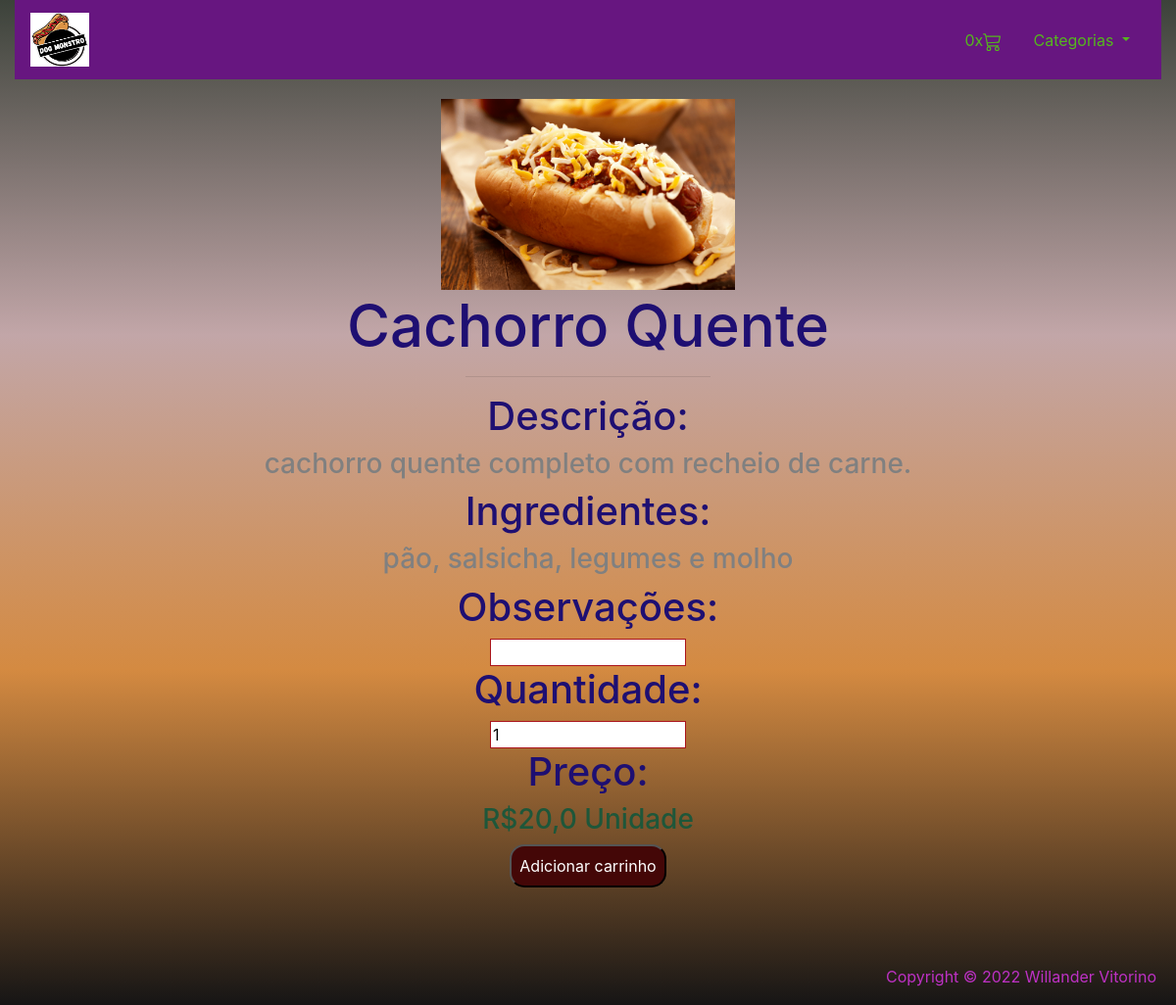
The page /produto/1 on the database as committed earlier.
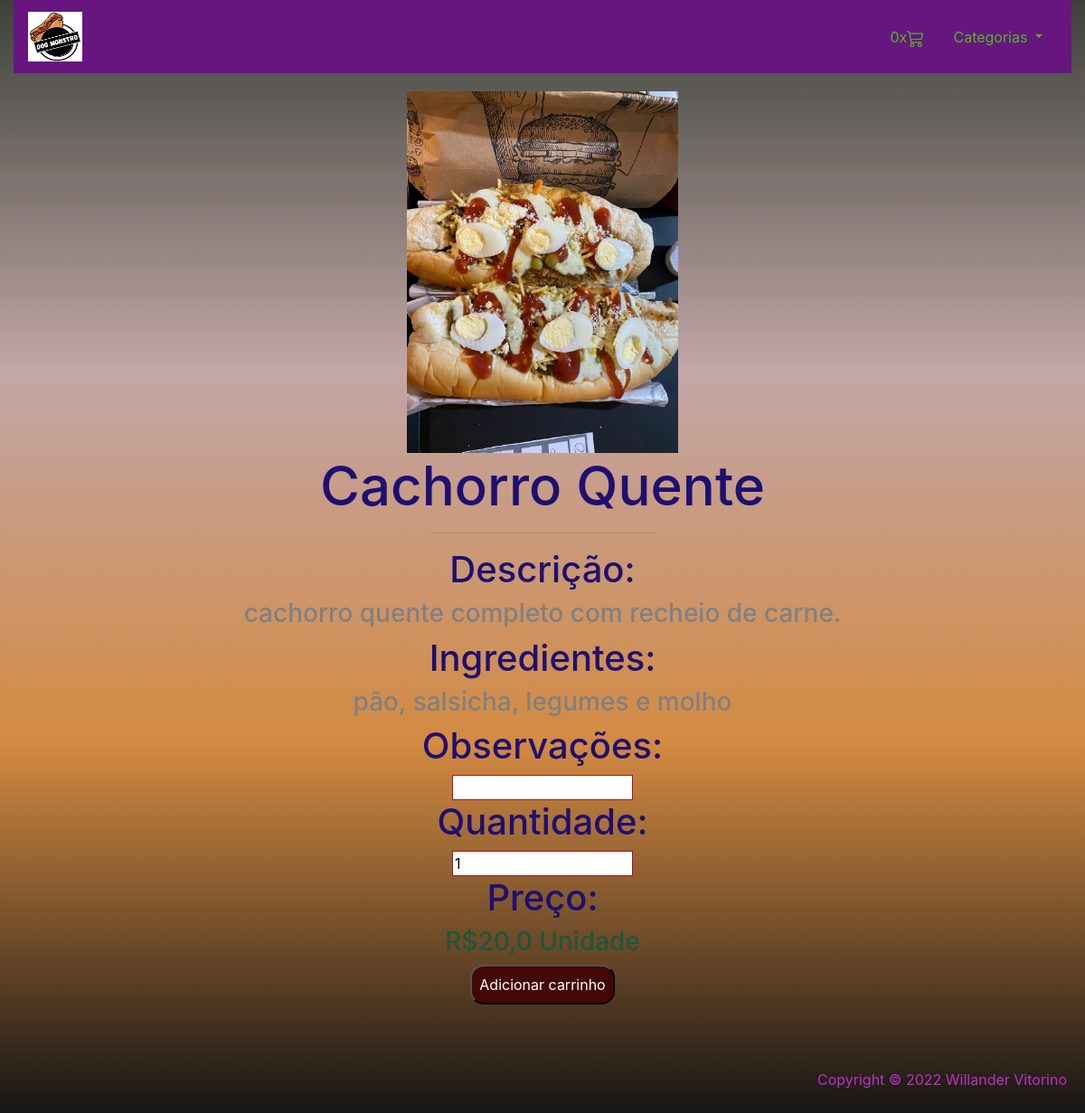
The same page on the database as committed later.
### produto/models.py (models this page shows, shortened)
class Produto(models.Model):
    nome_produto = models.CharField(max_length=500)
    img = models.ImageField(upload_to='post_img')
    categoria = models.ForeignKey(Categoria, on_delete=models.CASCADE)
    preco = models.FloatField()
    descricao = models.TextField()
    ingredientes = models.CharField(max_length=2000)
    ativo = models.BooleanField(default=True)

### produto/views.py (the view)
# urls.py: path('', include('produto.urls')),
def produto(request, id):
    if not request.session.get('carrinho'):
        request.session['carrinho'] = []
        request.session.save()
    erro = request.GET.get('erro')
    produto = Produto.objects.filter(id=id)[0]
    categorias = Categoria.objects.all()
    return render(request, 'produto.html', {'produto': produto,
                                            'carrinho': len(request.session['carrinho']),
                                            'categorias': categorias,
                                            'erro': erro})

### produto/models.py (called while the page is built)
    def __str__(self):
        return self.categoria

### produto/templates/produto.html (shortened to what this page needs)
{%extends 'base.html'%}
{% block 'conteudo'%}
<div class="container" style="align-items: center; text-align: center;">
    <img class="tamanhoImg" style="margin-top: 20px;" src="/media/{{produto.img}}">
    <h3 class="titulo tituloProduto">{{produto.nome_produto}}</h3>
    <hr style="width: 250px;">
    <h1 class="titulo subTituloProduto">Descrição: </h1>
    <h3 style="color: gray;">{{produto.descricao}}</h3>
    <h1 class="titulo subTituloProduto">Ingredientes: </h1>
    <h3 style="color: gray;">{{produto.ingredientes}}</h3>
    <form method="POST" action="{% url 'add_carrinho' %}">{% csrf_token %}
        <h1 class="titulo subTituloProduto">Observações: </h1>
        <input name="observacoes" class="observacoes" type="text">
        <h1 class="titulo subTituloProduto">Quantidade: </h1>
        <input name="quantidade" class="observacoes" type="number" min="1" max="200" value="1">
        <h1 class="titulo subTituloProduto">Preço: </h1>
        <h3>R${{produto.preco}} Unidade</h3>
        <input class="botao" type="submit" value="Adicionar carrinho">
    </form>
</div>
{%endblock%}

### produto/templates/base.html (shortened to what this page needs)
{% load static %}
<!doctype html>
<html lang="en">
<head>
  <link rel="stylesheet" href="https://cdn.jsdelivr.net/npm/bootstrap@4.6.0/dist/css/bootstrap.min.css">
  <link rel="stylesheet" href="{% static 'css/css.css' %}">
</head>
<body>
  <div class="container-fluid">
    <nav class="navbar navbar-default corBorda">
      <a class="navbar-brand" href="{% url 'home'%}"><img src="{% static 'img/download.png' %}" width="60" height="55"
          alt="#"></a>
      <div id="navbarNav">
        <ul class="nav me-auto">
          <li class="nav-item dropdown">
            <a class="nav-item nav-link" href="{% url 'ver_carrinho' %}">{{carrinho}}x</a>
          </li>
          <li class="nav-item dropdown">
            <a class="nav-link dropdown-toggle" href="#" id="navbarDropdownMenuLink" role="button"
              data-toggle="dropdown" aria-haspopup="true" aria-expanded="false">
              Categorias
            </a>
          </li>
        </ul>
      </div>
    </nav>
    {% block 'conteudo' %}
    {% endblock %}
    <footer>
      <br>
      <div class="copi" >
        <div class="copi1">
          <p>Copyright © 2022 Willander Vitorino</p>
        </div>
      </div>
      <br>
    </footer>
    <br>
    <br>
    <br>
  </div>
</body>
</html>

### static/css/css.css (style rules this page uses)
html { height: 100%; }
body { min-height: 100%; }
body { background: linear-gradient( #3c423a, #c2a6a8, #d48a41, #161515); color: rgb(30, 87, 58); }
.corBorda { background-color: rgb(103, 22, 128); }
.corBorda a { color: rgb(85, 182, 30); }
.observacoes { border: 1px solid #aa141b; width: 200px; }
.tituloProduto { font-size: 60px; }
.subTituloProduto { font-size: 40px; }
.botao { background-color: #440707; color: white; padding: 8px; border-radius: 15px; transition: 0.2s; }
body { background-color: #FAF9F9; }
.titulo { color: #1e0f72; }
.tamanhoImg { width: 500px; }
@media (max-width: 1200px) { .tamanhoImg { width: 300px; } }
.copi { position: relative; }
.copi1 { color: #bd31c4; position: fixed; right: 20px; top: 96%; }

Rows that differ between the two databases and show on the page:
changed Produto "Cachorro Quente": img: a different picture
